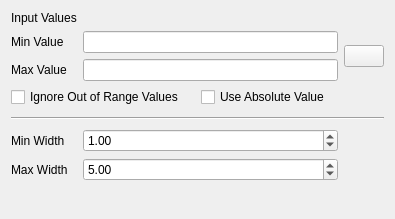
<?xml version="1.0" encoding="UTF-8"?>
<ui version="4.0">
 <class>QgsMeshVariableStrokeWidthWidget</class>
 <widget class="QWidget" name="QgsMeshVariableStrokeWidthWidget">
  <property name="geometry">
   <rect>
    <x>0</x>
    <y>0</y>
    <width>395</width>
    <height>219</height>
   </rect>
  </property>
  <property name="windowTitle">
   <string notr="true">Form</string>
  </property>
  <layout class="QGridLayout" name="gridLayout">
   <item row="0" column="0">
    <widget class="QLabel" name="label_3">
     <property name="text">
      <string>Input Values</string>
     </property>
    </widget>
   </item>
   <item row="7" column="1">
    <widget class="QgsDoubleSpinBox" name="mWidthMinimumSpinBox">
     <property name="value">
      <double>1.000000000000000</double>
     </property>
    </widget>
   </item>
   <item row="1" column="1">
    <widget class="QLineEdit" name="mValueMinimumLineEdit"/>
   </item>
   <item row="9" column="0">
    <spacer name="verticalSpacer">
     <property name="orientation">
      <enum>Qt::Vertical</enum>
     </property>
     <property name="sizeHint" stdset="0">
      <size>
       <width>20</width>
       <height>0</height>
      </size>
     </property>
    </spacer>
   </item>
   <item row="2" column="1">
    <widget class="QLineEdit" name="mValueMaximumLineEdit"/>
   </item>
   <item row="1" column="2" rowspan="2">
    <widget class="QPushButton" name="mDefaultMinMaxButton">
     <property name="sizePolicy">
      <sizepolicy hsizetype="Fixed" vsizetype="Fixed">
       <horstretch>0</horstretch>
       <verstretch>0</verstretch>
      </sizepolicy>
     </property>
     <property name="minimumSize">
      <size>
       <width>0</width>
       <height>0</height>
      </size>
     </property>
     <property name="text">
      <string/>
     </property>
     <property name="icon">
      <iconset resource="../../../images/images.qrc">
       <normaloff>:/images/themes/default/mActionRefresh.svg</normaloff>:/images/themes/default/mActionRefresh.svg</iconset>
     </property>
    </widget>
   </item>
   <item row="7" column="0">
    <widget class="QLabel" name="label">
     <property name="text">
      <string>Min Width</string>
     </property>
    </widget>
   </item>
   <item row="8" column="0">
    <widget class="QLabel" name="label_2">
     <property name="text">
      <string>Max Width</string>
     </property>
    </widget>
   </item>
   <item row="6" column="0" colspan="3">
    <widget class="Line" name="line">
     <property name="minimumSize">
      <size>
       <width>0</width>
       <height>10</height>
      </size>
     </property>
     <property name="orientation">
      <enum>Qt::Horizontal</enum>
     </property>
    </widget>
   </item>
   <item row="2" column="0">
    <widget class="QLabel" name="label_5">
     <property name="text">
      <string>Max Value</string>
     </property>
    </widget>
   </item>
   <item row="1" column="0">
    <widget class="QLabel" name="label_4">
     <property name="text">
      <string>Min Value</string>
     </property>
    </widget>
   </item>
   <item row="8" column="1">
    <widget class="QgsDoubleSpinBox" name="mWidthMaximumSpinBox">
     <property name="value">
      <double>5.000000000000000</double>
     </property>
    </widget>
   </item>
   <item row="3" column="0" colspan="3">
    <layout class="QHBoxLayout" name="horizontalLayout">
     <property name="bottomMargin">
      <number>0</number>
     </property>
     <item>
      <widget class="QCheckBox" name="mIgnoreOutOfRangecheckBox">
       <property name="text">
        <string>Ignore Out of Range Values</string>
       </property>
      </widget>
     </item>
     <item>
      <widget class="QCheckBox" name="mUseAbsoluteValueCheckBox">
       <property name="text">
        <string>Use Absolute Value</string>
       </property>
      </widget>
     </item>
    </layout>
   </item>
  </layout>
 </widget>
 <customwidgets>
  <customwidget>
   <class>QgsDoubleSpinBox</class>
   <extends>QDoubleSpinBox</extends>
   <header>qgsdoublespinbox.h</header>
  </customwidget>
 </customwidgets>
 <tabstops>
  <tabstop>mValueMinimumLineEdit</tabstop>
  <tabstop>mValueMaximumLineEdit</tabstop>
  <tabstop>mDefaultMinMaxButton</tabstop>
  <tabstop>mIgnoreOutOfRangecheckBox</tabstop>
  <tabstop>mUseAbsoluteValueCheckBox</tabstop>
  <tabstop>mWidthMinimumSpinBox</tabstop>
  <tabstop>mWidthMaximumSpinBox</tabstop>
 </tabstops>
 <resources>
  <include location="../../../images/images.qrc"/>
 </resources>
 <connections/>
</ui>
